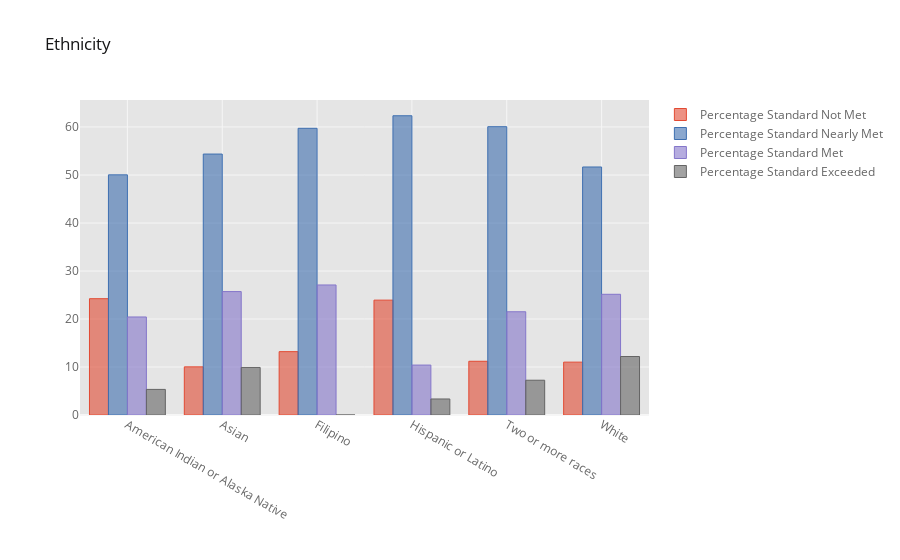

The notebook cell saved with this chart:
### Code cell
stackedbar_interactive(df_county, 'Ethnicity')

### Figure 1 — Plotly figure (JSON) as saved in the notebook; plotly's stock layout.template omitted (floating-point values rounded to 4 significant figures)
{"data": [{"marker": {"color": "rgba(226, 74, 51, 0.6)", "line": {"color": "rgba(226, 74, 51, 1.0)", "width": 1}}, "name": "Percentage Standard Not Met", "orientation": "v", "text": "", "type": "bar", "x": ["American Indian or Alaska Native", "Asian", "Filipino", "Hispanic or Latino", "Two or more races", "White"], "y": [24.23, 10.03, 13.2, 23.93, 11.19, 11.01]}, {"marker": {"color": "rgba(62, 111, 176, 0.6)", "line": {"color": "rgba(62, 111, 176, 1.0)", "width": 1}}, "name": "Percentage Standard Nearly Met", "orientation": "v", "text": "", "type": "bar", "x": ["American Indian or Alaska Native", "Asian", "Filipino", "Hispanic or Latino", "Two or more races", "White"], "y": [50.02, 54.36, 59.72, 62.34, 60.06, 51.66]}, {"marker": {"color": "rgba(132, 118, 202, 0.6)", "line": {"color": "rgba(132, 118, 202, 1.0)", "width": 1}}, "name": "Percentage Standard Met", "orientation": "v", "text": "", "type": "bar", "x": ["American Indian or Alaska Native", "Asian", "Filipino", "Hispanic or Latino", "Two or more races", "White"], "y": [20.42, 25.71, 27.08, 10.4, 21.51, 25.14]}, {"marker": {"color": "rgba(101, 101, 101, 0.6)", "line": {"color": "rgba(101, 101, 101, 1.0)", "width": 1}}, "name": "Percentage Standard Exceeded", "orientation": "v", "text": "", "type": "bar", "x": ["American Indian or Alaska Native", "Asian", "Filipino", "Hispanic or Latino", "Two or more races", "White"], "y": [5.333, 9.905, 0, 3.337, 7.245, 12.18]}], "layout": {"legend": {"bgcolor": "#FFFFFF", "font": {"color": "#666666"}}, "paper_bgcolor": "#FFFFFF", "plot_bgcolor": "#E5E5E5", "title": {"font": {"color": "#151516"}, "text": "Ethnicity"}, "xaxis": {"gridcolor": "#F6F6F6", "showgrid": true, "tickfont": {"color": "#666666"}, "title": {"font": {"color": "#666666"}, "text": ""}, "zerolinecolor": "#F6F6F6"}, "yaxis": {"gridcolor": "#F6F6F6", "showgrid": true, "tickfont": {"color": "#666666"}, "title": {"font": {"color": "#666666"}, "text": ""}, "zerolinecolor": "#F6F6F6"}}}
